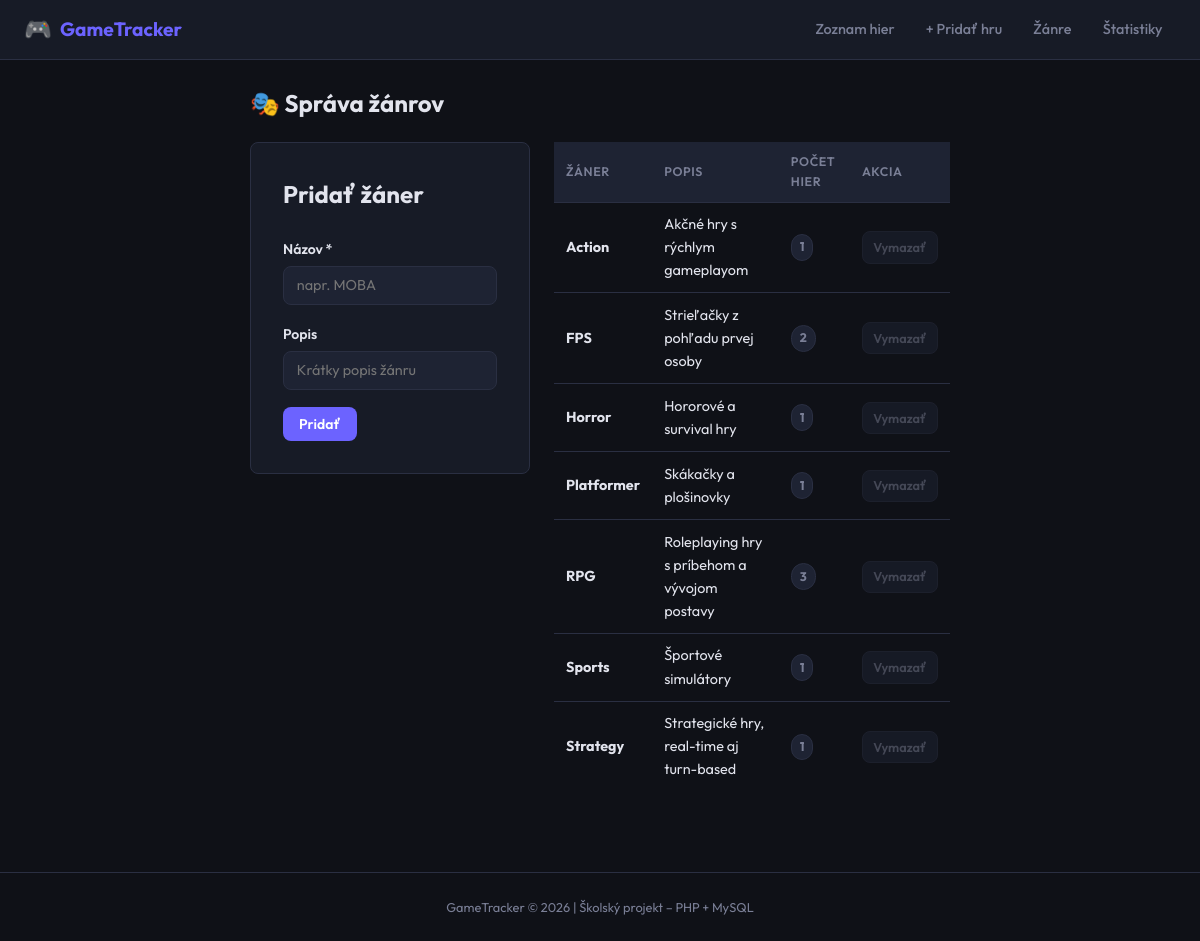
Screenshot of /pages/genres.php with the database file from the repository.
### tables this page shows
CREATE TABLE IF NOT EXISTS genres (
    id INT AUTO_INCREMENT PRIMARY KEY,
    name VARCHAR(50) NOT NULL,
    description VARCHAR(255)
);

### pages/genres.php (the view, shortened to what this page needs)
<?php
require_once '../includes/db.php';
$result = mysqli_query($conn, "
    SELECT ge.*, COUNT(g.id) as game_count
    FROM genres ge
    LEFT JOIN games g ON ge.id = g.genre_id
    GROUP BY ge.id
    ORDER BY ge.name
");
$genres = mysqli_fetch_all($result, MYSQLI_ASSOC);
include '../includes/header.php';
?>
<div class="form-page">
    <div class="page-header">
        <h1>🎭 Správa žánrov</h1>
    </div>
    <div class="genres-layout">
        <div class="form-card form-card-small">
            <h2>Pridať žáner</h2>
            <form method="POST" action="genres.php">
                <div class="form-group">
                    <label for="name">Názov *</label>
                    <input type="text" id="name" name="name" maxlength="50"
                           placeholder="napr. MOBA" required>
                </div>
                <div class="form-group">
                    <label for="description">Popis</label>
                    <input type="text" id="description" name="description"
                           maxlength="255" placeholder="Krátky popis žánru">
                </div>
                <button type="submit" class="btn btn-primary">Pridať</button>
            </form>
        </div>
        <div class="genres-list">
            <table class="table">
                <thead>
                    <tr>
                        <th>Žáner</th>
                        <th>Popis</th>
                        <th>Počet hier</th>
                        <th>Akcia</th>
                    </tr>
                </thead>
                <tbody>
                    <?php foreach ($genres as $g): ?>
                        <tr>
                            <td><strong><?= htmlspecialchars($g['name']) ?></strong></td>
                            <td><?= htmlspecialchars($g['description'] ?? '—') ?></td>
                            <td><span class="count-badge"><?= $g['game_count'] ?></span></td>
                            <td>
                                <?php if ($g['game_count'] == 0): ?>
                                    <a href="delete_genre.php?id=<?= $g['id'] ?>"
                                       class="btn btn-sm btn-delete"
                                       onclick="return confirm('Vymazať žáner \'<?= htmlspecialchars($g['name']) ?>\'?')">
                                        Vymazať
                                    </a>
                                <?php else: ?>
                                    <span class="btn btn-sm btn-disabled" title="Nemôžeš vymazať žáner, ktorý má priradené hry">
                                        Vymazať
                                    </span>
                                <?php endif; ?>
                            </td>
                        </tr>
                    <?php endforeach; ?>
                </tbody>
            </table>
        </div>
    </div>
</div>
<?php include '../includes/footer.php'; ?>

### assets/css/style.css (style rules this page uses)
:root { --bg: #0f1117; --bg2: #171b26; --bg3: #1e2333; --border: #2a2f42; --text: #e2e4ed; --text-muted: #7a7f96; --accent: #6c63ff; --accent-hover: #5a53e0; --green: #3ecf8e; --yellow: #f59e0b; --red: #ef4444; --blue: #3b82f6; --orange: #f97316; --radius: 8px; --shadow: 0 2px 12px rgba(0,0,0,0.4); }
* { box-sizing: border-box; margin: 0; padding: 0; }
body { font-family: 'Outfit', sans-serif; background: var(--bg); color: var(--text); min-height: 100vh; line-height: 1.6; }
.page-header { display: flex; align-items: center; justify-content: space-between; margin-bottom: 1.25rem; }
.page-header h1 { font-size: 1.5rem; font-weight: 700; }
.btn { display: inline-flex; align-items: center; gap: 0.3rem; padding: 0.5rem 1rem; border-radius: var(--radius); font-family: inherit; font-size: 0.875rem; font-weight: 600; cursor: pointer; border: none; text-decoration: none; transition: background 0.15s, opacity 0.15s; white-space: nowrap; }
.btn-primary { background: var(--accent); color: #fff; }
.btn-disabled { background: var(--bg3); color: var(--text-muted); border: 1px solid var(--border); cursor: not-allowed; opacity: 0.5; }
.btn-sm { padding: 0.3rem 0.65rem; font-size: 0.8rem; }
.table { width: 100%; border-collapse: collapse; font-size: 0.9rem; }
.table th { text-align: left; padding: 0.6rem 0.75rem; background: var(--bg3); color: var(--text-muted); font-size: 0.78rem; text-transform: uppercase; letter-spacing: 0.05em; border-bottom: 1px solid var(--border); font-weight: 600; }
.table td { padding: 0.65rem 0.75rem; border-bottom: 1px solid var(--border); vertical-align: middle; }
.table tr:last-child td { border-bottom: none; }
.form-page { max-width: 700px; margin: 0 auto; }
.form-card { background: var(--bg2); border: 1px solid var(--border); border-radius: var(--radius); padding: 2rem; }
.form-card h1, .form-card h2 { margin-bottom: 1.5rem; }
.form-card-small { max-width: 100%; }
.form-group { margin-bottom: 1.1rem; }
.form-group label { display: block; margin-bottom: 0.35rem; font-size: 0.875rem; font-weight: 600; color: var(--text); }
.form-group input, .form-group select, .form-group textarea { width: 100%; background: var(--bg3); border: 1px solid var(--border); border-radius: var(--radius); padding: 0.6rem 0.8rem; color: var(--text); font-size: 0.9rem; font-family: inherit; transition: border-color 0.15s; }
.genres-layout { display: grid; grid-template-columns: 280px 1fr; gap: 1.5rem; align-items: start; }
.count-badge { display: inline-block; padding: 0.15rem 0.5rem; background: var(--bg3); border: 1px solid var(--border); border-radius: 999px; font-size: 0.78rem; font-weight: 700; color: var(--text-muted); }

### rows the page displays
genres: name "Action", description "Akčné hry s rýchlym gameplayom", game_count "1"
genres: name "FPS", description "Strieľačky z pohľadu prvej osoby", game_count "2"
genres: name "Horror", description "Hororové a survival hry", game_count "1"
genres: name "Platformer", description "Skákačky a plošinovky", game_count "1"
genres: name "RPG", description "Roleplaying hry s príbehom a vývojom postavy", game_count "3"
genres: name "Sports", description "Športové simulátory", game_count "1"
genres: name "Strategy", description "Strategické hry, real-time aj turn-based", game_count "1"
